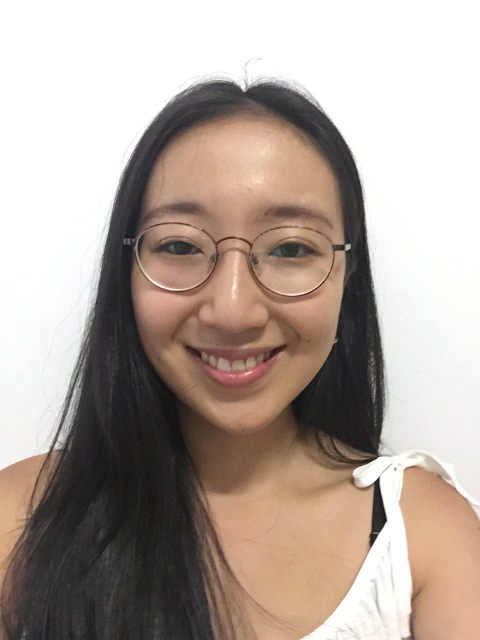
%> input picture 2.jpg, 960 x 1280 px (shown at 1/2 size)
$ octave Clab2_3.m   (GNU Octave 9; MATLAB toolbox functions it lacks are replaced by stand-ins)
%> lines starting %> are read from the running program, lines starting %| are printed output that depends on the picture
### sift.m
% [image, descriptors, locs] = sift(imageFile)
%
% This function reads an image and returns its SIFT keypoints.
%   Input parameters:
%     imageFile: the file name for the image.
%
%   Returned:
%     image: the image array in double format
%     descriptors: a K-by-128 matrix, where each row gives an invariant
%         descriptor for one of the K keypoints.  The descriptor is a vector
%         of 128 values normalized to unit length.
%     locs: K-by-4 matrix, in which each row has the 4 values for a
%         keypoint location (row, column, scale, orientation).  The
%         orientation is in the range [-PI, PI] radians.
%
% Credits: Thanks for initial version of this program to D. Alvaro and
%          J.J. Guerrero, Universidad de Zaragoza (modified by D. Lowe)

function [image, descriptors, locs] = sift(imageFile)

% Load image
image = imread(imageFile);

% If you have the Image Processing Toolbox, you can uncomment the following
%   lines to allow input of color images, which will be converted to grayscale.
% if isrgb(image)
%    image = rgb2gray(image);
% end

[rows, cols] = size(image);

% Convert into PGM imagefile, readable by "keypoints" executable
f = fopen('tmp.pgm', 'w');
if f == -1
    error('Could not create file tmp.pgm.');
end
fprintf(f, 'P5\n%d\n%d\n255\n', cols, rows);
fwrite(f, image, 'uint8');
fclose(f);

% Call keypoints executable
if isunix
    command = '!./sift ';
else
    command = '!siftWin32 ';
end
command = [command ' <tmp.pgm >tmp.key'];
eval(command);

% Open tmp.key and check its header
g = fopen('tmp.key', 'r');
if g == -1
    error('Could not open file tmp.key.');
end
[header, count] = fscanf(g, '%d %d', [1 2]);
if count ~= 2
    error('Invalid keypoint file beginning.');
end
num = header(1);
len = header(2);
if len ~= 128
    error('Keypoint descriptor length invalid (should be 128).');
end

% Creates the two output matrices (use known size for efficiency)
locs = double(zeros(num, 4));
descriptors = double(zeros(num, 128));

% Parse tmp.key
for i = 1:num
    [vector, count] = fscanf(g, '%f %f %f %f', [1 4]); %row col scale ori
    if count ~= 4
        error('Invalid keypoint file format');
    end
    locs(i, :) = vector(1, :);

    [descrip, count] = fscanf(g, '%d', [1 len]);
    if (count ~= 128)
        error('Invalid keypoint file value.');
    end
    % Normalize each input vector to unit length
    descrip = descrip / sqrt(sum(descrip.^2));
    descriptors(i, :) = descrip(1, :);
end
fclose(g);

### Clab2_3.m
close all;
clear all;

%% read, modify and write the image
img1 = imresize(rgb2gray(imread('2.jpg')), [512 512]);
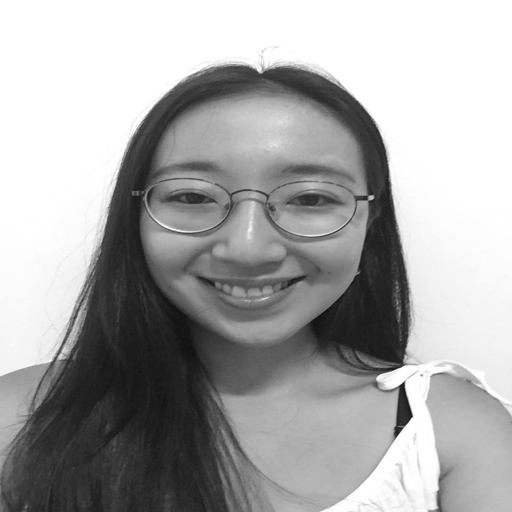
%> img1: size 512x512 uint8; min 16, max 255, mean 167.8
img2 = imrotate(imresize(img1,0.5),90);
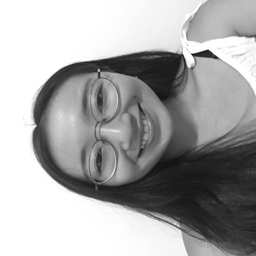
%> img2: size 256x256 uint8; min 18, max 255, mean 167.8
img3 = imrotate(imresize(img1,1.2),3);
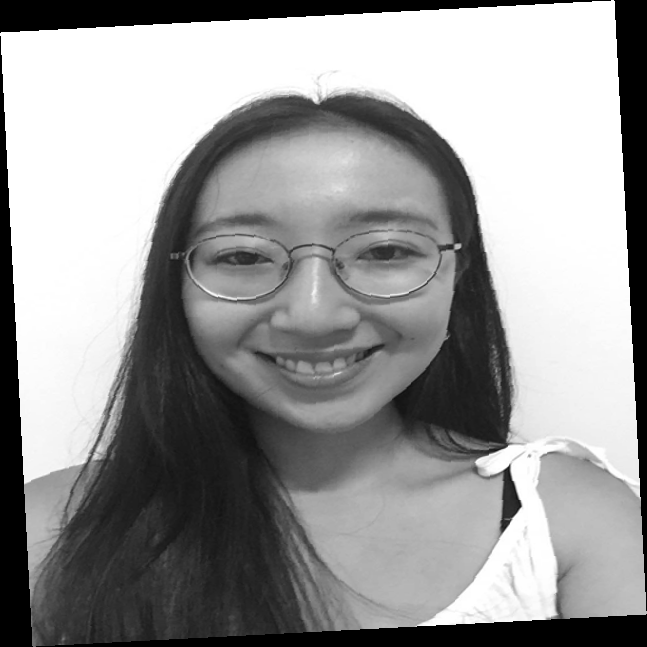
%> img3: size 647x647 uint8; min 0, max 255, mean 151.6
img4 = imrotate(imresize(img1,0.9),45);
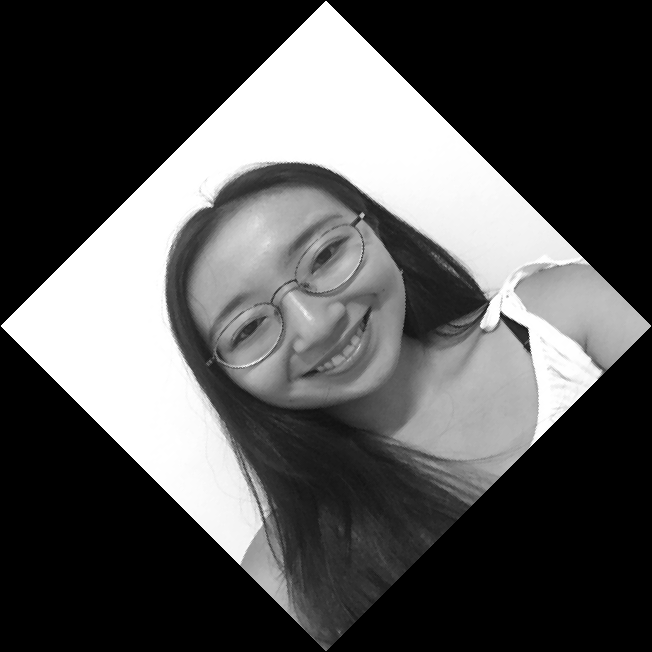
%> img4: size 652x652 uint8; min 0, max 255, mean 83.6

imwrite(img1,'img1.png');
imwrite(img2,'img2.png');
imwrite(img3,'img3.png');
imwrite(img4,'img4.png');

%% implement sift and show keypoints
[img_1,descriptors1,locs1] = sift('img1.png');
%> the run ends on the next line

$ run again, with 1.jpg copied over 2.jpg
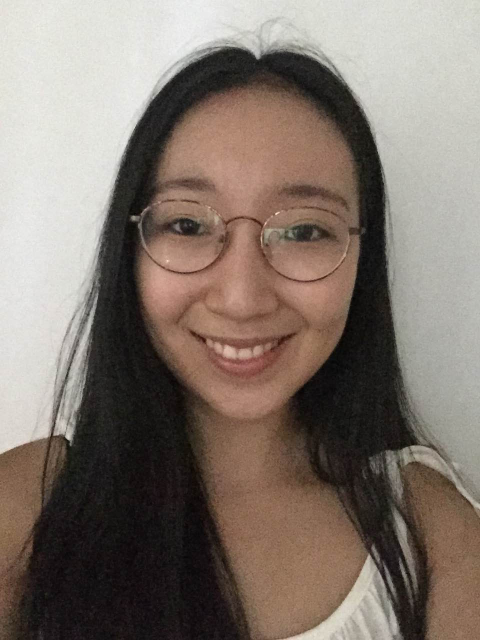
%> input picture 1.jpg, 960 x 1280 px (shown at 1/2 size)
%> `img3 = imrotate(imresize(img1,1.2),3);`:
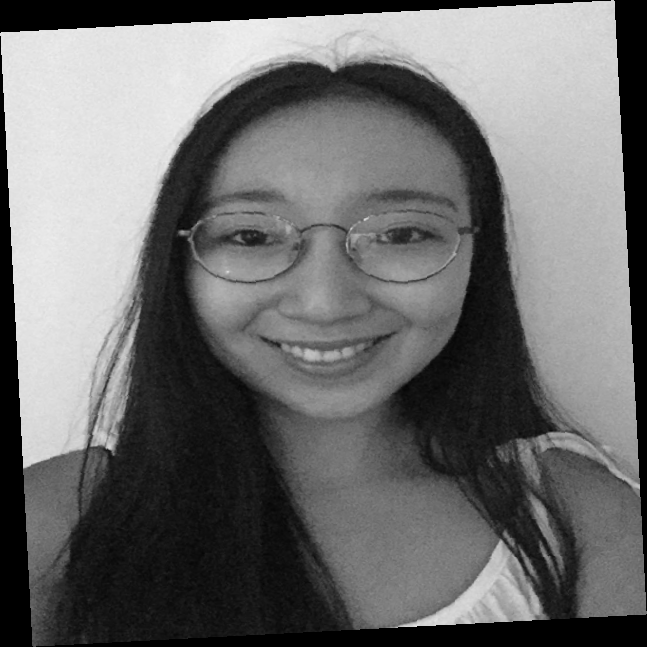
%> img3: size 647x647 uint8; min 0, max 240, mean 108.7
%> `img4 = imrotate(imresize(img1,0.9),45);`:
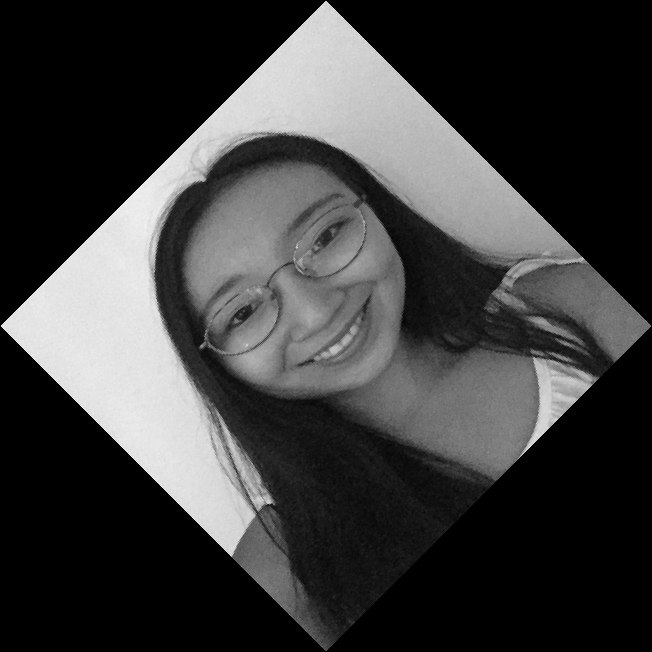
%> img4: size 652x652 uint8; min 0, max 240, mean 59.9

$ run again, with 3.jpg copied over 2.jpg
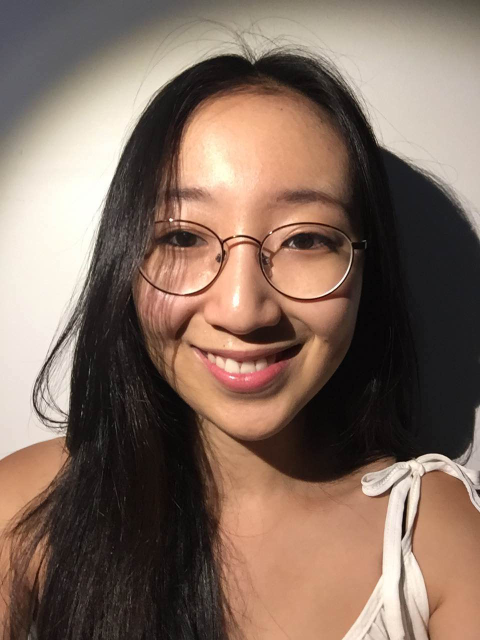
%> input picture 3.jpg, 960 x 1280 px (shown at 1/2 size)
%> `img3 = imrotate(imresize(img1,1.2),3);`:
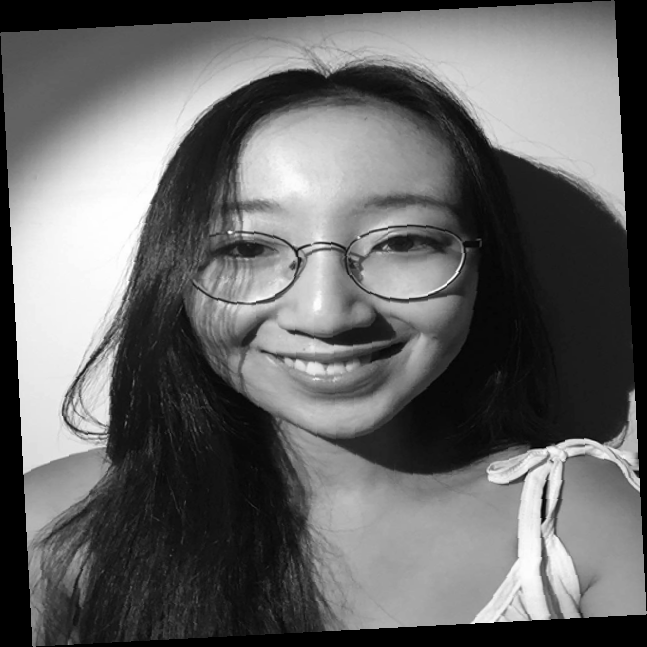
%> img3: size 647x647 uint8; min 0, max 255, mean 102.9
%> `img4 = imrotate(imresize(img1,0.9),45);`:
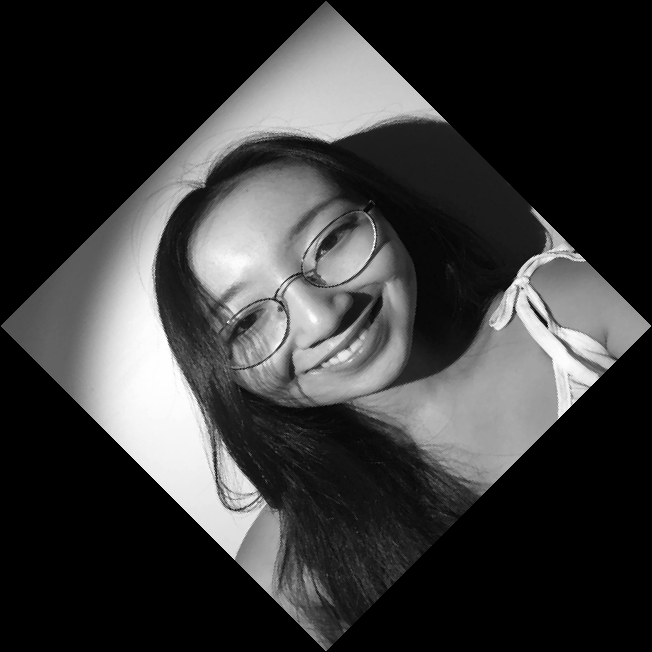
%> img4: size 652x652 uint8; min 0, max 255, mean 56.8

$ run again, with Right.jpg copied over 2.jpg
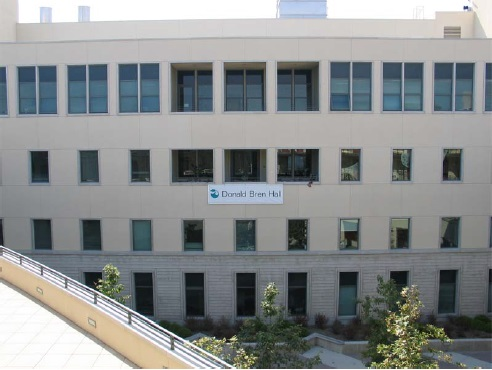
%> input picture Right.jpg, 492 x 370 px
%> `img3 = imrotate(imresize(img1,1.2),3);`:
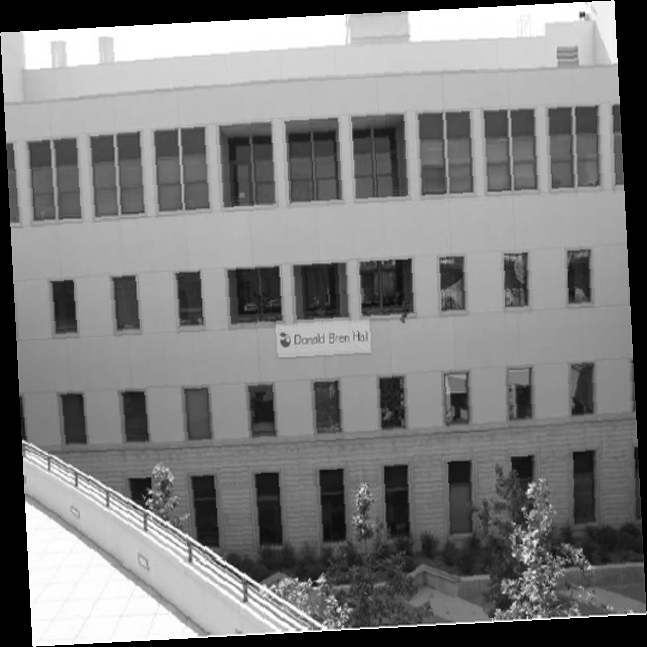
%> img3: size 647x647 uint8; min 0, max 255, mean 126.5
%> `img4 = imrotate(imresize(img1,0.9),45);`:
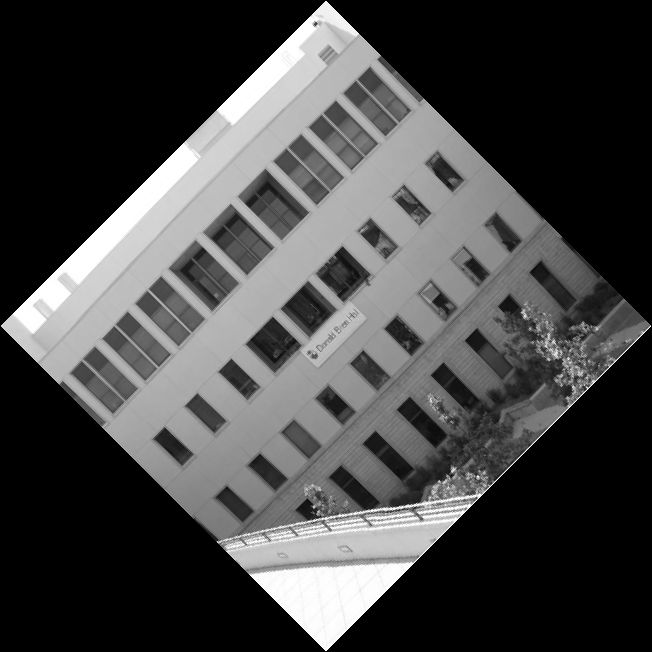
%> img4: size 652x652 uint8; min 0, max 255, mean 69.7
